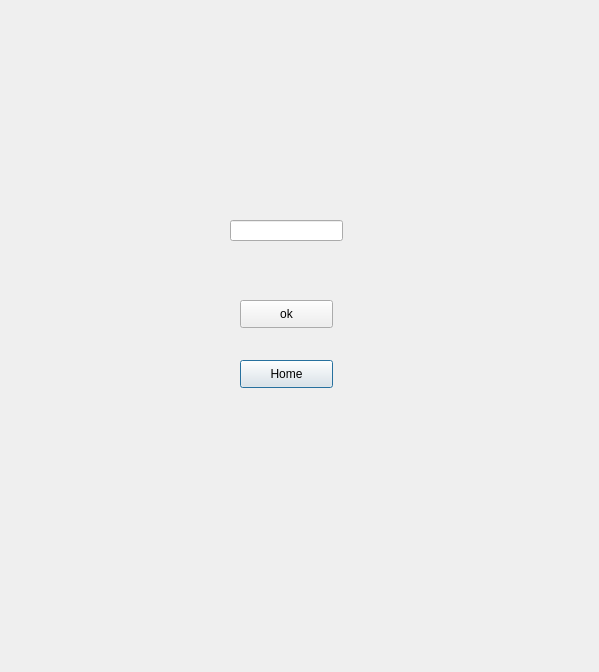
<?xml version="1.0" encoding="UTF-8"?>
<ui version="4.0">
 <class>Dialog</class>
 <widget class="QDialog" name="Dialog">
  <property name="geometry">
   <rect>
    <x>0</x>
    <y>0</y>
    <width>599</width>
    <height>672</height>
   </rect>
  </property>
  <property name="windowTitle">
   <string>Dialog</string>
  </property>
  <widget class="QPushButton" name="Home">
   <property name="geometry">
    <rect>
     <x>240</x>
     <y>360</y>
     <width>93</width>
     <height>28</height>
    </rect>
   </property>
   <property name="text">
    <string>Home</string>
   </property>
  </widget>
  <widget class="QPushButton" name="ok">
   <property name="geometry">
    <rect>
     <x>240</x>
     <y>300</y>
     <width>93</width>
     <height>28</height>
    </rect>
   </property>
   <property name="text">
    <string>ok</string>
   </property>
  </widget>
  <widget class="QLineEdit" name="textEdit">
   <property name="geometry">
    <rect>
     <x>230</x>
     <y>220</y>
     <width>113</width>
     <height>21</height>
    </rect>
   </property>
  </widget>
 </widget>
 <resources/>
 <connections/>
</ui>
